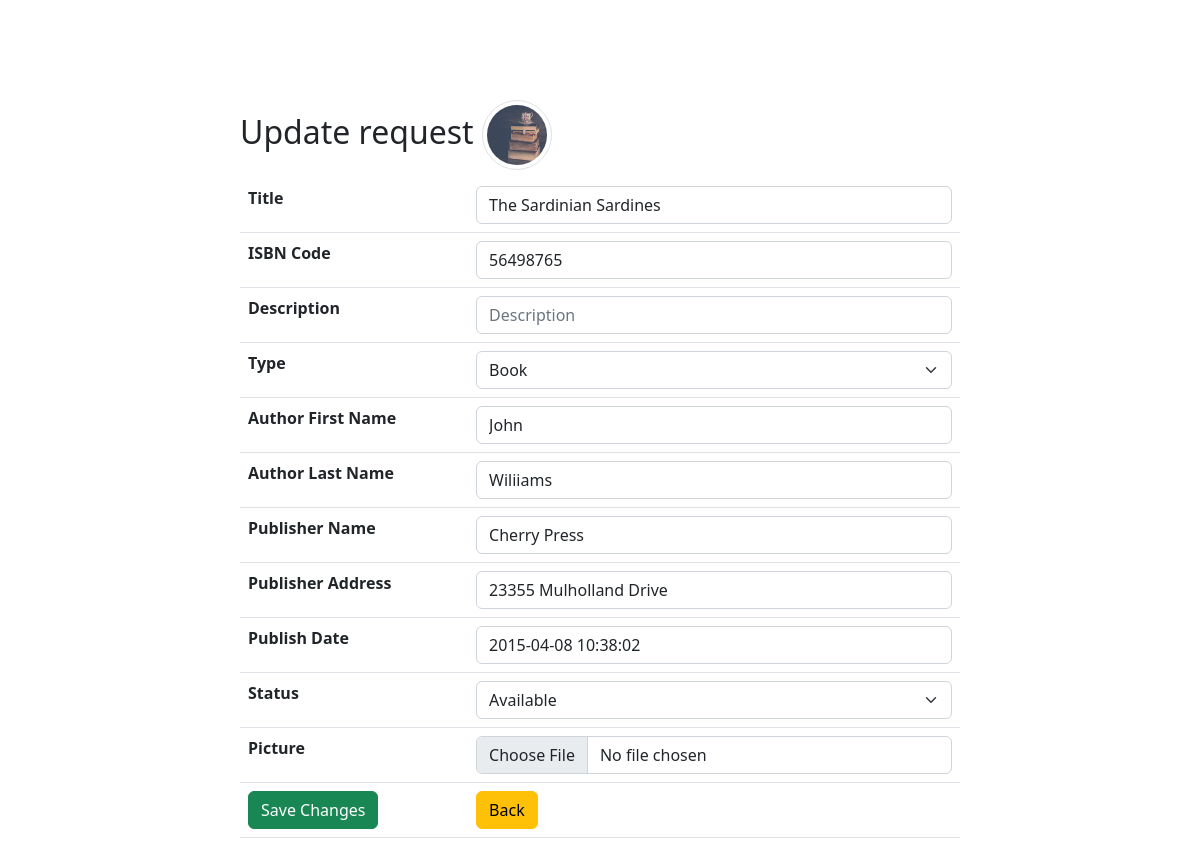
The page /update.php?id=3 on the database its author committed.
### tables this page shows
CREATE TABLE `library` (
  `id` int(11) NOT NULL,
  `title` varchar(50) NOT NULL,
  `pic` varchar(100) NOT NULL,
  `isbncode` int(20) NOT NULL,
  `short_description` varchar(255) NOT NULL,
  `type` enum('book','cd','dvd') DEFAULT NULL,
  `author_first_name` varchar(50) NOT NULL,
  `author_last_name` varchar(50) NOT NULL,
  `publisher_name` varchar(50) NOT NULL,
  `publisher_address` varchar(100) NOT NULL,
  `publish_date` datetime NOT NULL,
  `status` enum('available','reserved') DEFAULT NULL
);

### update.php (the view, shortened to what this page needs)
<?php
require_once 'actions/db_connect.php';
if ($_GET['id']) {
    $id = $_GET['id'];
    $sql = "SELECT * FROM library WHERE id = $id";
    $result = mysqli_query($connect, $sql);
    if (mysqli_num_rows($result) == 1) {
        $data = mysqli_fetch_assoc($result);
        $title = $data['title'];
        $isbncode = $data['isbncode'];
        $shortdescription = $data['short_description'];
        $author_first_name = $data['author_first_name'];
        $author_last_name = $data['author_last_name'];
        $publisher_name = $data['publisher_name'];
        $publisher_address = $data['publisher_address'];
        $publish_date = $data['publish_date'];
        $picture = $data['pic'];
    } else {
        header("location: error.php");
    }
} else {
    header("location: error.php");
}
?>
<!DOCTYPE html>
<html>
<head>
    <?php require_once 'components/boot.php' ?>
</head>
<body>
    <fieldset>
        <legend class='h2'>Update request <img class='img-thumbnail rounded-circle' src='pic/<?php echo $picture ?>'
                alt=""></legend>
        <form action="actions/a_update.php" method="post" enctype="multipart/form-data">
            <table class="table">
                <tr>
                    <th>Title</th>
                    <td><input class="form-control" type="text" name="title" placeholder="Product Name"
                            value="<?php echo $title ?>" /></td>
                </tr>
                <tr>
                    <th>ISBN Code</th>
                    <td><input class="form-control" type="number" name="isbncode" step="any" placeholder="123"
                            value="<?php echo $isbncode ?>" /></td>
                </tr>
                <tr>
                    <th>Description</th>
                    <td><input class="form-control" type="text" name="short_description" placeholder="Description"
                            value="<?php echo $shortdescription ?>" /></td>
                </tr>
                <tr>
                    <th>Type</th>
                    <td><select class="form-select" aria-label="Default select example" name="type">
                            <option>Book</option>
                        </select></td>
                </tr>
                <tr>
                    <th>Author First Name</th>
                    <td><input class="form-control" type="text" name="author_first_name"
                            value="<?php echo $author_first_name ?>" /></td>
                </tr>
                <tr>
                    <th>Author Last Name</th>
                    <td><input class="form-control" type="text" name="author_last_name"
                            value="<?php echo $author_last_name ?>" /></td>
                </tr>
                <tr>
                    <th>Publisher Name</th>
                    <td><input class="form-control" type="text" name="publisher_name"
                            value="<?php echo $publisher_name ?>" /></td>
                </tr>
                <tr>
                    <th>Publisher Address</th>
                    <td><input class="form-control" type="text" name="publisher_address"
                            value="<?php echo $publisher_address ?>" /></td>
                </tr>
                <tr>
                    <th>Publish Date</th>
                    <td><input class="form-control" type="text" name="publish_date"
                            value="<?php echo $publish_date ?>" /></td>
                </tr>
                <tr>
                    <th>Status</th>
                    <td><select class="form-select" aria-label="Default select example" name="status">
                            <option>Available</option>
                        </select></td>
                </tr>
                <tr>
                    <th>Picture</th>
                    <td><input class="form-control" type="file" name="pic" /></td>
                </tr>
                <tr>
                    <td><button class="btn btn-success" type="submit">Save Changes</button></td>
                    <td><a href="index.php"><button class="btn btn-warning" type="button">Back</button></a></td>
                </tr>
            </table>
        </form>
    </fieldset>
</body>
</html>

### update.php (style rules this page uses)
fieldset { margin: auto; margin-top: 100px; width: 60%; }
.img-thumbnail { width: 70px !important; height: 70px !important; }

### rows shown on the page
library: pic (picture), title "The Sardinian Sardines", isbncode "56498765", author_first_name "John", author_last_name "Wiliiams", publisher_name "Cherry Press", publisher_address "23355 Mulholland Drive", publish_date "2015-04-08 10:38:02"
